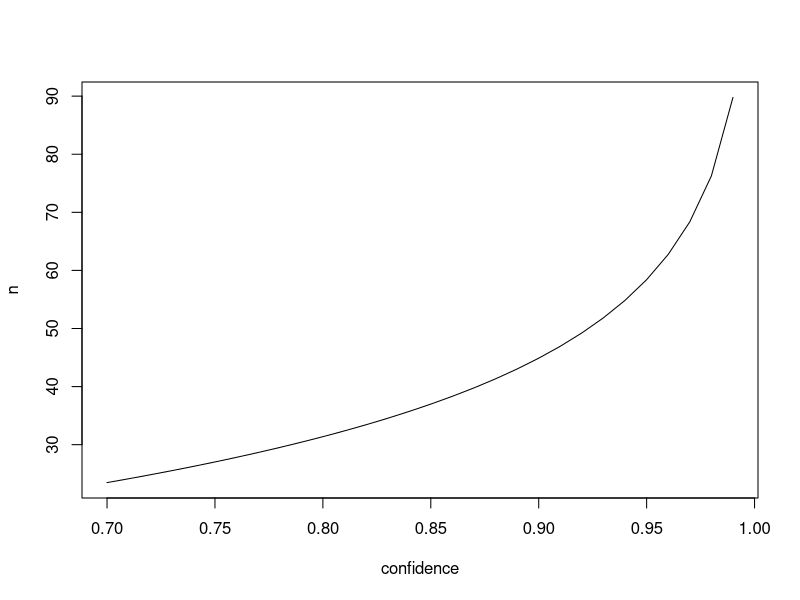

Write the R code that produced this figure.
## ---- chunk 1

 confidence <- seq(.99,.7,-.01)
 n <- (log(1-confidence))/log(1-.05)
 plot(confidence,n, type="l")

## ---- chunk 2

confidence <- .95
n <- (log(1-confidence))/log(1-.05)
cat("\n Discovery sample size = ", ceiling(n))

## ---- chunk 3

library(readr)
library(pwr)


## Attribute sample for estimating 'rate' of errors

size <- 1000                                    ## number of transactions
Delta <- .05*size                               ## detect 5% occurence error 
sigma <- .3*size                                ## variability (guess ~1/3 rd) 
effect <- Delta/sigma



sample <- pwr.t.test(
  d=effect, 
  sig.level = 0.05, 
  power = .8,
  type="one.sample", 
  alternative="greater")                       ## look for overstatement of earnings

cat("\n Attribute sample size for occurrence of error = ", ceiling(sample$n))



## Attribute sample for estimating 'amount' of errors


size <- 100000                                  ## total amount of transactions
mu <- 50                                        ## average value of transaction
Delta <- .05*mu                                 ## detect 5% amount intolerrable error 
sigma <- 30                                     ## variability  
effect <- Delta/sigma


sample <- pwr.t.test(
  d=effect, 
  sig.level = 0.05, 
  power = .8,
  type="one.sample", 
  alternative="greater")   ## look for sales value too large

cat("\n Attribute sample size for amount of error = ", ceiling(sample$n))

## ---- chunk 4

library(readr)
library(pwr)


## Acceptance sample for estimating 'amount' of error in an account balance


size <- 100000                                  ## Account balance
mu <- 50                                        ## average value of account transaction
Delta <- .05*mu                                 ## detect 5% amount  
sigma <- 30                                     ## variability  
effect <- Delta/sigma


sample <- pwr.t.test(
  d=effect, 
  sig.level = 0.05, 
  power = .8,
  type="one.sample", 
  alternative="greater")   ## look for value too large

cat("\n Attribute sample size for amount of error = ", ceiling(sample$n))
